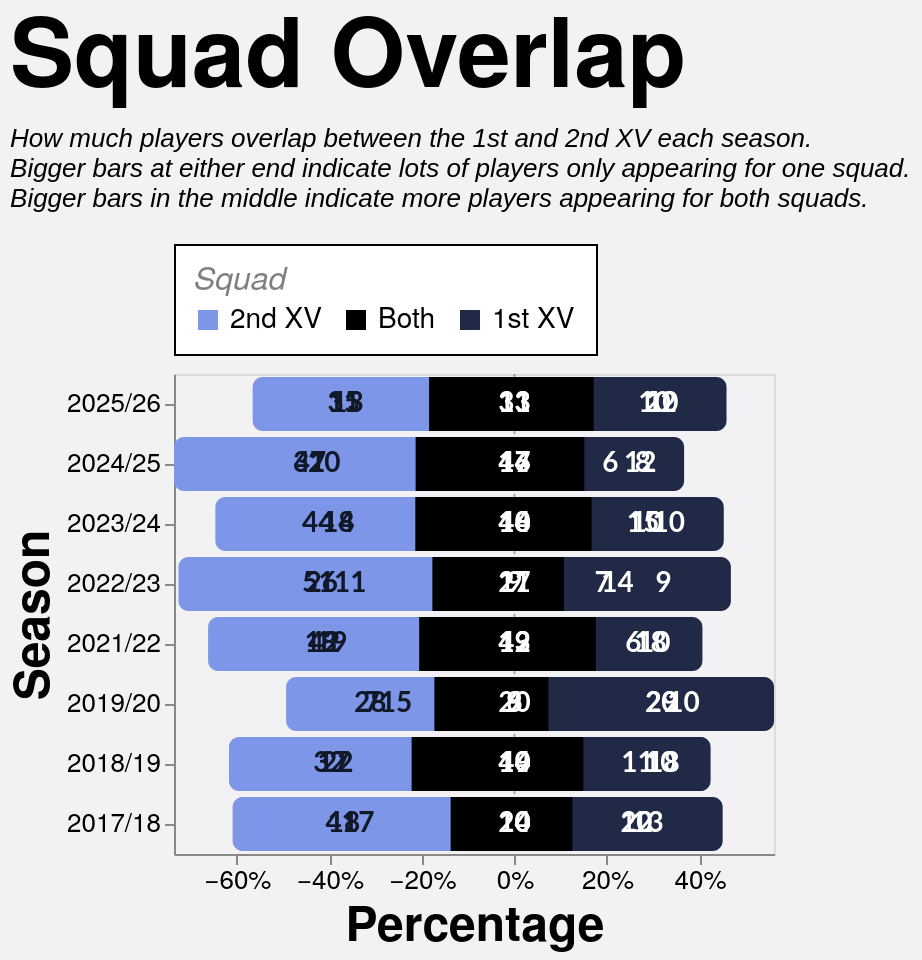

Vega-Lite specification for this chart:
### Vega-Lite specification from a JSON file in a GitHub repository (floating-point values rounded to 4 significant figures)
{"config": {"axis": {"labelFont": "PT Sans Narrow, Helvetica Neue, Helvetica, Arial, sans-serif", "titleFont": "PT Sans Narrow, Helvetica Neue, Helvetica, Arial, sans-serif", "labelFontSize": 13, "titleFontSize": 24, "gridColor": "#202947", "gridOpacity": 0.2, "zindex": 1}, "text": {"font": "Lato, sans-serif"}, "bar": {"cornerRadiusEnd": 5}, "header": {"labelFont": "PT Sans Narrow, Helvetica Neue, Helvetica, Arial, sans-serif", "titleFont": "PT Sans Narrow, Helvetica Neue, Helvetica, Arial, sans-serif", "labelFontSize": 24, "titleFontSize": 28, "labelFontWeight": "bold", "orient": "left"}, "legend": {"labelFont": "PT Sans Narrow, Helvetica Neue, Helvetica, Arial, sans-serif", "titleFont": "PT Sans Narrow, Helvetica Neue, Helvetica, Arial, sans-serif", "labelFontSize": 14, "titleFontSize": 16, "titlePadding": 5, "fillColor": "white", "strokeColor": "black", "padding": 10, "titleFontWeight": "lighter", "titleFontStyle": "italic", "titleColor": "gray", "offset": 10}, "title": {"font": "PT Sans Narrow, Helvetica Neue, Helvetica, Arial, sans-serif", "fontSize": 48, "fontWeight": "bold", "anchor": "start", "align": "center", "titlePadding": 20, "subtitlePadding": 10, "subtitleFontSize": 13, "subtitleColor": "", "subtitleFontStyle": "italic", "offset": 15, "color": "black"}, "axisX": {"labelAngle": 0}, "facet": {"title": null, "header": null, "align": {"row": "each", "column": "each"}}, "resolve": {"scale": {"y": "independent", "facet": "independent"}}, "background": "#f2f1f4", "scale": {"offsetBandPaddingOuter": 0.2, "offsetBandPaddingInner": 0.1}}, "layer": [{"data": {"name": "data-d285a7403ed98ae579761d64a864032b"}, "mark": {"type": "rule", "color": "#000000", "opacity": 0.3, "size": 1, "strokeDash": [2, 2]}, "encoding": {"x": {"field": "x", "type": "quantitative"}}}, {"layer": [{"mark": {"type": "bar", "cornerRadiusBottomLeft": 5, "cornerRadiusBottomRight": 0, "cornerRadiusTopLeft": 5, "cornerRadiusTopRight": 0}, "encoding": {"color": {"field": "category", "legend": {"orient": "top", "title": "Squad", "values": ["2nd XV", "Both", "1st XV"]}, "scale": {"domain": ["1st XV", "Both", "2nd XV"], "range": ["#202946", "#000000", "#7d96e8"]}, "type": "nominal"}, "order": {"field": "render_priority", "sort": "ascending", "type": "quantitative"}, "tooltip": [{"field": "season", "title": "Season", "type": "ordinal"}, {"field": "unit", "title": "Unit", "type": "nominal"}, {"field": "category", "title": "Pattern", "type": "nominal"}, {"field": "category_group", "title": "Appearance", "type": "nominal"}, {"field": "players", "title": "Players", "type": "quantitative"}, {"field": "percentage", "format": ".1%", "title": "Percentage", "type": "quantitative"}], "x": {"axis": {"format": "%", "grid": false}, "field": "percentage_start", "scale": {"nice": false}, "title": "Percentage", "type": "quantitative"}, "x2": {"field": "percentage_end"}, "y": {"field": "season", "sort": "descending", "title": "Season", "type": "ordinal"}}, "transform": [{"filter": "datum.category === '2nd XV'"}]}, {"mark": {"type": "bar", "cornerRadiusBottomLeft": 0, "cornerRadiusBottomRight": 0, "cornerRadiusTopLeft": 0, "cornerRadiusTopRight": 0}, "encoding": {"color": {"field": "category", "legend": {"orient": "top", "title": "Squad", "values": ["2nd XV", "Both", "1st XV"]}, "scale": {"domain": ["1st XV", "Both", "2nd XV"], "range": ["#202946", "#000000", "#7d96e8"]}, "type": "nominal"}, "order": {"field": "render_priority", "sort": "ascending", "type": "quantitative"}, "tooltip": [{"field": "season", "title": "Season", "type": "ordinal"}, {"field": "unit", "title": "Unit", "type": "nominal"}, {"field": "category", "title": "Pattern", "type": "nominal"}, {"field": "category_group", "title": "Appearance", "type": "nominal"}, {"field": "players", "title": "Players", "type": "quantitative"}, {"field": "percentage", "format": ".1%", "title": "Percentage", "type": "quantitative"}], "x": {"axis": {"format": "%", "grid": false}, "field": "percentage_start", "scale": {"nice": false}, "title": "Percentage", "type": "quantitative"}, "x2": {"field": "percentage_end"}, "y": {"field": "season", "sort": "descending", "title": "Season", "type": "ordinal"}}, "transform": [{"filter": "datum.category === 'Both'"}]}, {"mark": {"type": "bar", "cornerRadiusBottomLeft": 0, "cornerRadiusBottomRight": 5, "cornerRadiusTopLeft": 0, "cornerRadiusTopRight": 5}, "encoding": {"color": {"field": "category", "legend": {"orient": "top", "title": "Squad", "values": ["2nd XV", "Both", "1st XV"]}, "scale": {"domain": ["1st XV", "Both", "2nd XV"], "range": ["#202946", "#000000", "#7d96e8"]}, "type": "nominal"}, "order": {"field": "render_priority", "sort": "ascending", "type": "quantitative"}, "tooltip": [{"field": "season", "title": "Season", "type": "ordinal"}, {"field": "unit", "title": "Unit", "type": "nominal"}, {"field": "category", "title": "Pattern", "type": "nominal"}, {"field": "category_group", "title": "Appearance", "type": "nominal"}, {"field": "players", "title": "Players", "type": "quantitative"}, {"field": "percentage", "format": ".1%", "title": "Percentage", "type": "quantitative"}], "x": {"axis": {"format": "%", "grid": false}, "field": "percentage_start", "scale": {"nice": false}, "title": "Percentage", "type": "quantitative"}, "x2": {"field": "percentage_end"}, "y": {"field": "season", "sort": "descending", "title": "Season", "type": "ordinal"}}, "transform": [{"filter": "datum.category === '1st XV'"}]}], "data": {"name": "data-86a4bc82cef5b394445a147d99f92586"}}, {"data": {"name": "data-86a4bc82cef5b394445a147d99f92586"}, "mark": {"type": "text", "align": "center", "baseline": "middle", "fontSize": 14, "fontWeight": "bold"}, "encoding": {"color": {"field": "label_color", "legend": null, "scale": null, "type": "nominal"}, "text": {"field": "players", "format": ".0f", "type": "quantitative"}, "x": {"field": "label_position", "type": "quantitative"}, "y": {"field": "season", "sort": "descending", "title": "Season", "type": "ordinal"}}, "transform": [{"filter": "datum.percentage >= 0.035"}]}], "height": {"step": 30}, "resolve": {"scale": {"x": "shared"}}, "title": {"text": "Squad Overlap", "subtitle": ["How much players overlap between the 1st and 2nd XV each season.", "Bigger bars at either end indicate lots of players only appearing for one squad.", "Bigger bars in the middle indicate more players appearing for both squads."]}, "width": 300, "$schema": "https://vega.github.io/schema/vega-lite/v5.20.1.json", "datasets": {"data-d285a7403ed98ae579761d64a864032b": [{"x": 0}], "data-86a4bc82cef5b394445a147d99f92586": [{"type_code": -1, "season": "2017/18", "unit": "Total", "category": "2nd XV", "players": 41, "category_group": "One squad", "render_priority": 0, "percentage": 0.4713, "percentage_end": -0.1379, "percentage_start": -0.6092, "label_position": -0.3736, "label_color": "#111827", "unit_order": 0}, {"type_code": 0, "season": "2017/18", "unit": "Total", "category": "Both", "players": 24, "category_group": "Both squads", "render_priority": 1, "percentage": 0.2759, "percentage_end": 0.1379, "percentage_start": -0.1379, "label_position": -5.551e-17, "label_color": "white", "unit_order": 0}, {"type_code": 1, "season": "2017/18", "unit": "Total", "category": "1st XV", "players": 22, "category_group": "One squad", "render_priority": 0, "percentage": 0.2529, "percentage_end": 0.3908, "percentage_start": 0.1379, "label_position": 0.2644, "label_color": "white", "unit_order": 0}, {"type_code": -1, "season": "2017/18", "unit": "Forwards", "category": "2nd XV", "players": 18, "category_group": "One squad", "render_priority": 0, "percentage": 0.4737, "percentage_end": -0.1316, "percentage_start": -0.6053, "label_position": -0.3684, "label_color": "#111827", "unit_order": 1}, {"type_code": 0, "season": "2017/18", "unit": "Forwards", "category": "Both", "players": 10, "category_group": "Both squads", "render_priority": 1, "percentage": 0.2632, "percentage_end": 0.1316, "percentage_start": -0.1316, "label_position": -2.776e-17, "label_color": "white", "unit_order": 1}, {"type_code": 1, "season": "2017/18", "unit": "Forwards", "category": "1st XV", "players": 10, "category_group": "One squad", "render_priority": 0, "percentage": 0.2632, "percentage_end": 0.3947, "percentage_start": 0.1316, "label_position": 0.2632, "label_color": "white", "unit_order": 1}, {"type_code": -1, "season": "2017/18", "unit": "Backs", "category": "2nd XV", "players": 17, "category_group": "One squad", "render_priority": 0, "percentage": 0.425, "percentage_end": -0.125, "percentage_start": -0.55, "label_position": -0.3375, "label_color": "#111827", "unit_order": 2}, {"type_code": 0, "season": "2017/18", "unit": "Backs", "category": "Both", "players": 10, "category_group": "Both squads", "render_priority": 1, "percentage": 0.25, "percentage_end": 0.125, "percentage_start": -0.125, "label_position": 0.0, "label_color": "white", "unit_order": 2}, {"type_code": 1, "season": "2017/18", "unit": "Backs", "category": "1st XV", "players": 13, "category_group": "One squad", "render_priority": 0, "percentage": 0.325, "percentage_end": 0.45, "percentage_start": 0.125, "label_position": 0.2875, "label_color": "white", "unit_order": 2}, {"type_code": -1, "season": "2018/19", "unit": "Total", "category": "2nd XV", "players": 32, "category_group": "One squad", "render_priority": 0, "percentage": 0.3556, "percentage_end": -0.2222, "percentage_start": -0.5778, "label_position": -0.4, "label_color": "#111827", "unit_order": 0}, {"type_code": 0, "season": "2018/19", "unit": "Total", "category": "Both", "players": 40, "category_group": "Both squads", "render_priority": 1, "percentage": 0.4444, "percentage_end": 0.2222, "percentage_start": -0.2222, "label_position": 1.11e-16, "label_color": "white", "unit_order": 0}, {"type_code": 1, "season": "2018/19", "unit": "Total", "category": "1st XV", "players": 18, "category_group": "One squad", "render_priority": 0, "percentage": 0.2, "percentage_end": 0.4222, "percentage_start": 0.2222, "label_position": 0.3222, "label_color": "white", "unit_order": 0}, {"type_code": -1, "season": "2018/19", "unit": "Forwards", "category": "2nd XV", "players": 22, "category_group": "One squad", "render_priority": 0, "percentage": 0.4681, "percentage_end": -0.1489, "percentage_start": -0.617, "label_position": -0.383, "label_color": "#111827", "unit_order": 1}, {"type_code": 0, "season": "2018/19", "unit": "Forwards", "category": "Both", "players": 14, "category_group": "Both squads", "render_priority": 1, "percentage": 0.2979, "percentage_end": 0.1489, "percentage_start": -0.1489, "label_position": 0.0, "label_color": "white", "unit_order": 1}, {"type_code": 1, "season": "2018/19", "unit": "Forwards", "category": "1st XV", "players": 11, "category_group": "One squad", "render_priority": 0, "percentage": 0.234, "percentage_end": 0.383, "percentage_start": 0.1489, "label_position": 0.266, "label_color": "white", "unit_order": 1}, {"type_code": -1, "season": "2018/19", "unit": "Backs", "category": "2nd XV", "players": 17, "category_group": "One squad", "render_priority": 0, "percentage": 0.3696, "percentage_end": -0.2065, "percentage_start": -0.5761, "label_position": -0.3913, "label_color": "#111827", "unit_order": 2}, {"type_code": 0, "season": "2018/19", "unit": "Backs", "category": "Both", "players": 19, "category_group": "Both squads", "render_priority": 1, "percentage": 0.413, "percentage_end": 0.2065, "percentage_start": -0.2065, "label_position": -8.327e-17, "label_color": "white", "unit_order": 2}, {"type_code": 1, "season": "2018/19", "unit": "Backs", "category": "1st XV", "players": 10, "category_group": "One squad", "render_priority": 0, "percentage": 0.2174, "percentage_end": 0.4239, "percentage_start": 0.2065, "label_position": 0.3152, "label_color": "white", "unit_order": 2}, {"type_code": -1, "season": "2019/20", "unit": "Total", "category": "2nd XV", "players": 28, "category_group": "One squad", "render_priority": 0, "percentage": 0.3636, "percentage_end": -0.1299, "percentage_start": -0.4935, "label_position": -0.3117, "label_color": "#111827", "unit_order": 0}, {"type_code": 0, "season": "2019/20", "unit": "Total", "category": "Both", "players": 20, "category_group": "Both squads", "render_priority": 1, "percentage": 0.2597, "percentage_end": 0.1299, "percentage_start": -0.1299, "label_position": 0.0, "label_color": "white", "unit_order": 0}, {"type_code": 1, "season": "2019/20", "unit": "Total", "category": "1st XV", "players": 29, "category_group": "One squad", "render_priority": 0, "percentage": 0.3766, "percentage_end": 0.5065, "percentage_start": 0.1299, "label_position": 0.3182, "label_color": "white", "unit_order": 0}, {"type_code": -1, "season": "2019/20", "unit": "Forwards", "category": "2nd XV", "players": 15, "category_group": "One squad", "render_priority": 0, "percentage": 0.3659, "percentage_end": -0.07317, "percentage_start": -0.439, "label_position": -0.2561, "label_color": "#111827", "unit_order": 1}, {"type_code": 0, "season": "2019/20", "unit": "Forwards", "category": "Both", "players": 6, "category_group": "Both squads", "render_priority": 1, "percentage": 0.1463, "percentage_end": 0.07317, "percentage_start": -0.07317, "label_position": 1.388e-17, "label_color": "white", "unit_order": 1}, {"type_code": 1, "season": "2019/20", "unit": "Forwards", "category": "1st XV", "players": 20, "category_group": "One squad", "render_priority": 0, "percentage": 0.4878, "percentage_end": 0.561, "percentage_start": 0.07317, "label_position": 0.3171, "label_color": "white", "unit_order": 1}, {"type_code": -1, "season": "2019/20", "unit": "Backs", "category": "2nd XV", "players": 7, "category_group": "One squad", "render_priority": 0, "percentage": 0.2692, "percentage_end": -0.1731, "percentage_start": -0.4423, "label_position": -0.3077, "label_color": "#111827", "unit_order": 2}, {"type_code": 0, "season": "2019/20", "unit": "Backs", "category": "Both", "players": 9, "category_group": "Both squads", "render_priority": 1, "percentage": 0.3462, "percentage_end": 0.1731, "percentage_start": -0.1731, "label_position": 5.551e-17, "label_color": "white", "unit_order": 2}, {"type_code": 1, "season": "2019/20", "unit": "Backs", "category": "1st XV", "players": 10, "category_group": "One squad", "render_priority": 0, "percentage": 0.3846, "percentage_end": 0.5577, "percentage_start": 0.1731, "label_position": 0.3654, "label_color": "white", "unit_order": 2}, {"type_code": -1, "season": "2021/22", "unit": "Total", "category": "2nd XV", "players": 42, "category_group": "One squad", "render_priority": 0, "percentage": 0.4118, "percentage_end": -0.2059, "percentage_start": -0.6176, "label_position": -0.4118, "label_color": "#111827", "unit_order": 0}, {"type_code": 0, "season": "2021/22", "unit": "Total", "category": "Both", "players": 42, "category_group": "Both squads", "render_priority": 1, "percentage": 0.4118, "percentage_end": 0.2059, "percentage_start": -0.2059, "label_position": -5.551e-17, "label_color": "white", "unit_order": 0}, {"type_code": 1, "season": "2021/22", "unit": "Total", "category": "1st XV", "players": 18, "category_group": "One squad", "render_priority": 0, "percentage": 0.1765, "percentage_end": 0.3824, "percentage_start": 0.2059, "label_position": 0.2941, "label_color": "white", "unit_order": 0}, {"type_code": -1, "season": "2021/22", "unit": "Forwards", "category": "2nd XV", "players": 19, "category_group": "One squad", "render_priority": 0, "percentage": 0.3958, "percentage_end": -0.1979, "percentage_start": -0.5938, "label_position": -0.3958, "label_color": "#111827", "unit_order": 1}, {"type_code": 0, "season": "2021/22", "unit": "Forwards", "category": "Both", "players": 19, "category_group": "Both squads", "render_priority": 1, "percentage": 0.3958, "percentage_end": 0.1979, "percentage_start": -0.1979, "label_position": -2.776e-17, "label_color": "white", "unit_order": 1}, {"type_code": 1, "season": "2021/22", "unit": "Forwards", "category": "1st XV", "players": 10, "category_group": "One squad", "render_priority": 0, "percentage": 0.2083, "percentage_end": 0.4062, "percentage_start": 0.1979, "label_position": 0.3021, "label_color": "white", "unit_order": 1}, {"type_code": -1, "season": "2021/22", "unit": "Backs", "category": "2nd XV", "players": 18, "category_group": "One squad", "render_priority": 0, "percentage": 0.4865, "percentage_end": -0.1757, "percentage_start": -0.6622, "label_position": -0.4189, "label_color": "#111827", "unit_order": 2}, {"type_code": 0, "season": "2021/22", "unit": "Backs", "category": "Both", "players": 13, "category_group": "Both squads", "render_priority": 1, "percentage": 0.3514, "percentage_end": 0.1757, "percentage_start": -0.1757, "label_position": 8.327e-17, "label_color": "white", "unit_order": 2}, {"type_code": 1, "season": "2021/22", "unit": "Backs", "category": "1st XV", "players": 6, "category_group": "One squad", "render_priority": 0, "percentage": 0.1622, "percentage_end": 0.3378, "percentage_start": 0.1757, "label_position": 0.2568, "label_color": "white", "unit_order": 2}, {"type_code": -1, "season": "2022/23", "unit": "Total", "category": "2nd XV", "players": 51, "category_group": "One squad", "render_priority": 0, "percentage": 0.5543, "percentage_end": -0.1467, "percentage_start": -0.7011, "label_position": -0.4239, "label_color": "#111827", "unit_order": 0}, {"type_code": 0, "season": "2022/23", "unit": "Total", "category": "Both", "players": 27, "category_group": "Both squads", "render_priority": 1, "percentage": 0.2935, "percentage_end": 0.1467, "percentage_start": -0.1467, "label_position": -2.776e-17, "label_color": "white", "unit_order": 0}, {"type_code": 1, "season": "2022/23", "unit": "Total", "category": "1st XV", "players": 14, "category_group": "One squad", "render_priority": 0, "percentage": 0.1522, "percentage_end": 0.2989, "percentage_start": 0.1467, "label_position": 0.2228, "label_color": "white", "unit_order": 0}, {"type_code": -1, "season": "2022/23", "unit": "Forwards", "category": "2nd XV", "players": 26, "category_group": "One squad", "render_priority": 0, "percentage": 0.619, "percentage_end": -0.1071, "percentage_start": -0.7262, "label_position": -0.4167, "label_color": "#111827", "unit_order": 1}, {"type_code": 0, "season": "2022/23", "unit": "Forwards", "category": "Both", "players": 9, "category_group": "Both squads", "render_priority": 1, "percentage": 0.2143, "percentage_end": 0.1071, "percentage_start": -0.1071, "label_position": 6.939e-17, "label_color": "white", "unit_order": 1}, {"type_code": 1, "season": "2022/23", "unit": "Forwards", "category": "1st XV", "players": 7, "category_group": "One squad", "render_priority": 0, "percentage": 0.1667, "percentage_end": 0.2738, "percentage_start": 0.1071, "label_position": 0.1905, "label_color": "white", "unit_order": 1}, {"type_code": -1, "season": "2022/23", "unit": "Backs", "category": "2nd XV", "players": 11, "category_group": "One squad", "render_priority": 0, "percentage": 0.3548, "percentage_end": -0.1774, "percentage_start": -0.5323, "label_position": -0.3548, "label_color": "#111827", "unit_order": 2}, {"type_code": 0, "season": "2022/23", "unit": "Backs", "category": "Both", "players": 11, "category_group": "Both squads", "render_priority": 1, "percentage": 0.3548, "percentage_end": 0.1774, "percentage_start": -0.1774, "label_position": 5.551e-17, "label_color": "white", "unit_order": 2}, {"type_code": 1, "season": "2022/23", "unit": "Backs", "category": "1st XV", "players": 9, "category_group": "One squad", "render_priority": 0, "percentage": 0.2903, "percentage_end": 0.4677, "percentage_start": 0.1774, "label_position": 0.3226, "label_color": "white", "unit_order": 2}, {"type_code": -1, "season": "2023/24", "unit": "Total", "category": "2nd XV", "players": 44, "category_group": "One squad", "render_priority": 0, "percentage": 0.4444, "percentage_end": -0.202, "percentage_start": -0.6465, "label_position": -0.4242, "label_color": "#111827", "unit_order": 0}, {"type_code": 0, "season": "2023/24", "unit": "Total", "category": "Both", "players": 40, "category_group": "Both squads", "render_priority": 1, "percentage": 0.404, "percentage_end": 0.202, "percentage_start": -0.202, "label_position": -2.776e-17, "label_color": "white", "unit_order": 0}, {"type_code": 1, "season": "2023/24", "unit": "Total", "category": "1st XV", "players": 15, "category_group": "One squad", "render_priority": 0, "percentage": 0.1515, "percentage_end": 0.3535, "percentage_start": 0.202, "label_position": 0.2778, "label_color": "white", "unit_order": 0}, {"type_code": -1, "season": "2023/24", "unit": "Forwards", "category": "2nd XV", "players": 18, "category_group": "One squad", "render_priority": 0, "percentage": 0.4286, "percentage_end": -0.1667, "percentage_start": -0.5952, "label_position": -0.381, "label_color": "#111827", "unit_order": 1}, {"type_code": 0, "season": "2023/24", "unit": "Forwards", "category": "Both", "players": 14, "category_group": "Both squads", "render_priority": 1, "percentage": 0.3333, "percentage_end": 0.1667, "percentage_start": -0.1667, "label_position": -2.776e-17, "label_color": "white", "unit_order": 1}, {"type_code": 1, "season": "2023/24", "unit": "Forwards", "category": "1st XV", "players": 10, "category_group": "One squad", "render_priority": 0, "percentage": 0.2381, "percentage_end": 0.4048, "percentage_start": 0.1667, "label_position": 0.2857, "label_color": "white", "unit_order": 1}, {"type_code": -1, "season": "2023/24", "unit": "Backs", "category": "2nd XV", "players": 14, "category_group": "One squad", "render_priority": 0, "percentage": 0.3333, "percentage_end": -0.2143, "percentage_start": -0.5476, "label_position": -0.381, "label_color": "#111827", "unit_order": 2}, {"type_code": 0, "season": "2023/24", "unit": "Backs", "category": "Both", "players": 18, "category_group": "Both squads", "render_priority": 1, "percentage": 0.4286, "percentage_end": 0.2143, "percentage_start": -0.2143, "label_position": 2.776e-17, "label_color": "white", "unit_order": 2}, {"type_code": 1, "season": "2023/24", "unit": "Backs", "category": "1st XV", "players": 10, "category_group": "One squad", "render_priority": 0, "percentage": 0.2381, "percentage_end": 0.4524, "percentage_start": 0.2143, "label_position": 0.3333, "label_color": "white", "unit_order": 2}, {"type_code": -1, "season": "2024/25", "unit": "Total", "category": "2nd XV", "players": 47, "category_group": "One squad", "render_priority": 0, "percentage": 0.4563, "percentage_end": -0.2136, "percentage_start": -0.6699, "label_position": -0.4417, "label_color": "#111827", "unit_order": 0}, {"type_code": 0, "season": "2024/25", "unit": "Total", "category": "Both", "players": 44, "category_group": "Both squads", "render_priority": 1, "percentage": 0.4272, "percentage_end": 0.2136, "percentage_start": -0.2136, "label_position": 2.776e-17, "label_color": "white", "unit_order": 0}, {"type_code": 1, "season": "2024/25", "unit": "Total", "category": "1st XV", "players": 12, "category_group": "One squad", "render_priority": 0, "percentage": 0.1165, "percentage_end": 0.3301, "percentage_start": 0.2136, "label_position": 0.2718, "label_color": "white", "unit_order": 0}, {"type_code": -1, "season": "2024/25", "unit": "Forwards", "category": "2nd XV", "players": 20, "category_group": "One squad", "render_priority": 0, "percentage": 0.4444, "percentage_end": -0.1889, "percentage_start": -0.6333, "label_position": -0.4111, "label_color": "#111827", "unit_order": 1}, {"type_code": 0, "season": "2024/25", "unit": "Forwards", "category": "Both", "players": 17, "category_group": "Both squads", "render_priority": 1, "percentage": 0.3778, "percentage_end": 0.1889, "percentage_start": -0.1889, "label_position": 0.0, "label_color": "white", "unit_order": 1}, {"type_code": 1, "season": "2024/25", "unit": "Forwards", "category": "1st XV", "players": 8, "category_group": "One squad", "render_priority": 0, "percentage": 0.1778, "percentage_end": 0.3667, "percentage_start": 0.1889, "label_position": 0.2778, "label_color": "white", "unit_order": 1}, {"type_code": -1, "season": "2024/25", "unit": "Backs", "category": "2nd XV", "players": 31, "category_group": "One squad", "render_priority": 0, "percentage": 0.5849, "percentage_end": -0.1509, "percentage_start": -0.7358, "label_position": -0.4434, "label_color": "#111827", "unit_order": 2}, {"type_code": 0, "season": "2024/25", "unit": "Backs", "category": "Both", "players": 16, "category_group": "Both squads", "render_priority": 1, "percentage": 0.3019, "percentage_end": 0.1509, "percentage_start": -0.1509, "label_position": 8.327e-17, "label_color": "white", "unit_order": 2}, {"type_code": 1, "season": "2024/25", "unit": "Backs", "category": "1st XV", "players": 6, "category_group": "One squad", "render_priority": 0, "percentage": 0.1132, "percentage_end": 0.2642, "percentage_start": 0.1509, "label_position": 0.2075, "label_color": "white", "unit_order": 2}, {"type_code": -1, "season": "2025/26", "unit": "Total", "category": "2nd XV", "players": 31, "category_group": "One squad", "render_priority": 0, "percentage": 0.369, "percentage_end": -0.1845, "percentage_start": -0.5536, "label_position": -0.369, "label_color": "#111827", "unit_order": 0}, {"type_code": 0, "season": "2025/26", "unit": "Total", "category": "Both", "players": 31, "category_group": "Both squads", "render_priority": 1, "percentage": 0.369, "percentage_end": 0.1845, "percentage_start": -0.1845, "label_position": 0.0, "label_color": "white", "unit_order": 0}, {"type_code": 1, "season": "2025/26", "unit": "Total", "category": "1st XV", "players": 22, "category_group": "One squad", "render_priority": 0, "percentage": 0.2619, "percentage_end": 0.4464, "percentage_start": 0.1845, "label_position": 0.3155, "label_color": "white", "unit_order": 0}, {"type_code": -1, "season": "2025/26", "unit": "Forwards", "category": "2nd XV", "players": 13, "category_group": "One squad", "render_priority": 0, "percentage": 0.3611, "percentage_end": -0.1806, "percentage_start": -0.5417, "label_position": -0.3611, "label_color": "#111827", "unit_order": 1}, {"type_code": 0, "season": "2025/26", "unit": "Forwards", "category": "Both", "players": 13, "category_group": "Both squads", "render_priority": 1, "percentage": 0.3611, "percentage_end": 0.1806, "percentage_start": -0.1806, "label_position": 2.776e-17, "label_color": "white", "unit_order": 1}, {"type_code": 1, "season": "2025/26", "unit": "Forwards", "category": "1st XV", "players": 10, "category_group": "One squad", "render_priority": 0, "percentage": 0.2778, "percentage_end": 0.4583, "percentage_start": 0.1806, "label_position": 0.3194, "label_color": "white", "unit_order": 1}, {"type_code": -1, "season": "2025/26", "unit": "Backs", "category": "2nd XV", "players": 15, "category_group": "One squad", "render_priority": 0, "percentage": 0.3947, "percentage_end": -0.1711, "percentage_start": -0.5658, "label_position": -0.3684, "label_color": "#111827", "unit_order": 2}, {"type_code": 0, "season": "2025/26", "unit": "Backs", "category": "Both", "players": 13, "category_group": "Both squads", "render_priority": 1, "percentage": 0.3421, "percentage_end": 0.1711, "percentage_start": -0.1711, "label_position": 8.327e-17, "label_color": "white", "unit_order": 2}, {"type_code": 1, "season": "2025/26", "unit": "Backs", "category": "1st XV", "players": 10, "category_group": "One squad", "render_priority": 0, "percentage": 0.2632, "percentage_end": 0.4342, "percentage_start": 0.1711, "label_position": 0.3026, "label_color": "white", "unit_order": 2}]}}
